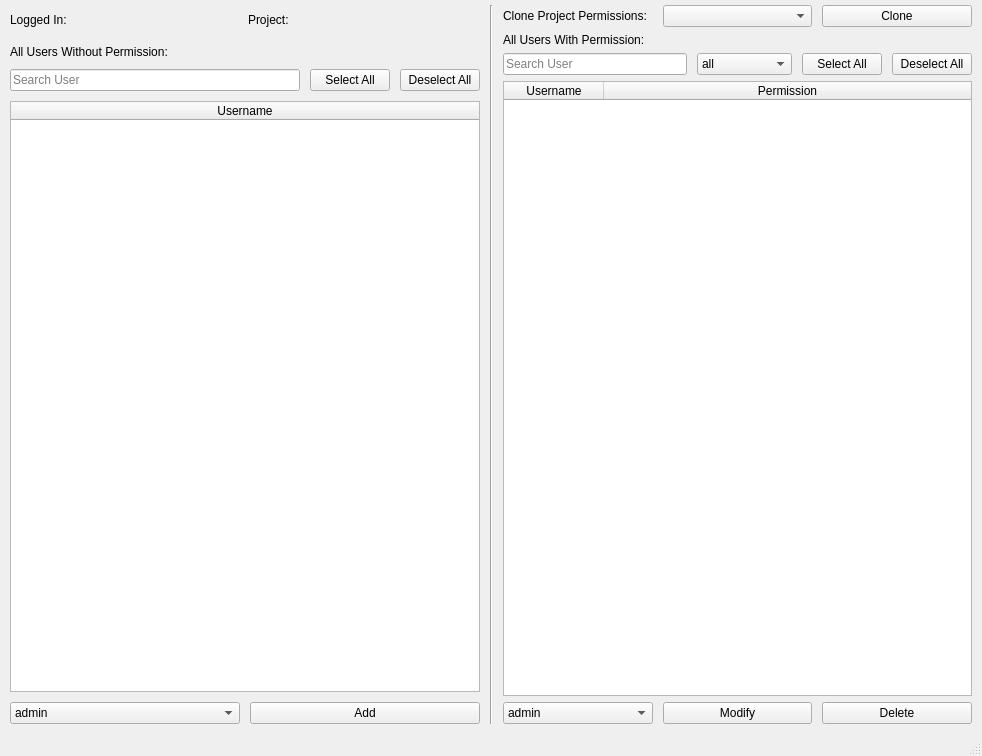
<?xml version="1.0" encoding="UTF-8"?>
<ui version="4.0">
 <class>MscolabAdminWindow</class>
 <widget class="QMainWindow" name="MscolabAdminWindow">
  <property name="geometry">
   <rect>
    <x>0</x>
    <y>0</y>
    <width>982</width>
    <height>756</height>
   </rect>
  </property>
  <property name="windowTitle">
   <string>Admin Window</string>
  </property>
  <widget class="QWidget" name="centralwidget">
   <layout class="QGridLayout" name="gridLayout">
    <property name="leftMargin">
     <number>10</number>
    </property>
    <property name="topMargin">
     <number>5</number>
    </property>
    <property name="rightMargin">
     <number>10</number>
    </property>
    <property name="bottomMargin">
     <number>10</number>
    </property>
    <item row="0" column="0">
     <layout class="QHBoxLayout" name="horizontalLayout_6">
      <property name="spacing">
       <number>10</number>
      </property>
      <property name="leftMargin">
       <number>0</number>
      </property>
      <item>
       <layout class="QVBoxLayout" name="verticalLayout">
        <item>
         <layout class="QHBoxLayout" name="horizontalLayout_7" stretch="0,0">
          <property name="spacing">
           <number>6</number>
          </property>
          <property name="sizeConstraint">
           <enum>QLayout::SetDefaultConstraint</enum>
          </property>
          <property name="leftMargin">
           <number>0</number>
          </property>
          <property name="topMargin">
           <number>8</number>
          </property>
          <property name="bottomMargin">
           <number>8</number>
          </property>
          <item>
           <widget class="QLabel" name="usernameLabel">
            <property name="text">
             <string>Logged In: </string>
            </property>
           </widget>
          </item>
          <item>
           <widget class="QLabel" name="operationNameLabel">
            <property name="text">
             <string>Project: </string>
            </property>
           </widget>
          </item>
         </layout>
        </item>
        <item>
         <widget class="QLabel" name="label">
          <property name="text">
           <string>All Users Without Permission:</string>
          </property>
         </widget>
        </item>
        <item>
         <layout class="QHBoxLayout" name="horizontalLayout_2">
          <property name="spacing">
           <number>10</number>
          </property>
          <item>
           <widget class="QLineEdit" name="addUsersSearch">
            <property name="placeholderText">
             <string>Search User</string>
            </property>
           </widget>
          </item>
          <item>
           <widget class="QPushButton" name="selectAllAddBtn">
            <property name="text">
             <string>Select All</string>
            </property>
           </widget>
          </item>
          <item>
           <widget class="QPushButton" name="deselectAllAddBtn">
            <property name="text">
             <string>Deselect All</string>
            </property>
           </widget>
          </item>
         </layout>
        </item>
        <item>
         <widget class="QTableWidget" name="addUsersTable">
          <property name="editTriggers">
           <set>QAbstractItemView::NoEditTriggers</set>
          </property>
          <property name="selectionMode">
           <enum>QAbstractItemView::MultiSelection</enum>
          </property>
          <property name="selectionBehavior">
           <enum>QAbstractItemView::SelectRows</enum>
          </property>
          <attribute name="horizontalHeaderStretchLastSection">
           <bool>true</bool>
          </attribute>
          <attribute name="verticalHeaderVisible">
           <bool>false</bool>
          </attribute>
          <column>
           <property name="text">
            <string>Username</string>
           </property>
          </column>
         </widget>
        </item>
        <item>
         <layout class="QHBoxLayout" name="horizontalLayout_3">
          <property name="spacing">
           <number>10</number>
          </property>
          <item>
           <widget class="QComboBox" name="addUsersPermission">
            <item>
             <property name="text">
              <string>admin</string>
             </property>
            </item>
            <item>
             <property name="text">
              <string>collaborator</string>
             </property>
            </item>
            <item>
             <property name="text">
              <string>viewer</string>
             </property>
            </item>
           </widget>
          </item>
          <item>
           <widget class="QPushButton" name="addUsersBtn">
            <property name="toolTip">
             <string>Add the selected users to the operation</string>
            </property>
            <property name="text">
             <string>Add</string>
            </property>
           </widget>
          </item>
         </layout>
        </item>
       </layout>
      </item>
      <item>
       <widget class="Line" name="line">
        <property name="orientation">
         <enum>Qt::Vertical</enum>
        </property>
       </widget>
      </item>
      <item>
       <layout class="QVBoxLayout" name="verticalLayout_2" stretch="0,0,0,0,0">
        <property name="spacing">
         <number>6</number>
        </property>
        <item>
         <layout class="QHBoxLayout" name="horizontalLayout_8">
          <property name="spacing">
           <number>10</number>
          </property>
          <item>
           <widget class="QLabel" name="label_3">
            <property name="text">
             <string>Clone Project Permissions:</string>
            </property>
           </widget>
          </item>
          <item>
           <widget class="QComboBox" name="importPermissionsCB"/>
          </item>
          <item>
           <widget class="QPushButton" name="importPermissionsBtn">
            <property name="toolTip">
             <string>Import permissions from another operation</string>
            </property>
            <property name="text">
             <string>Clone</string>
            </property>
           </widget>
          </item>
         </layout>
        </item>
        <item>
         <widget class="QLabel" name="label_2">
          <property name="text">
           <string>All Users With Permission:</string>
          </property>
         </widget>
        </item>
        <item>
         <layout class="QHBoxLayout" name="horizontalLayout_4" stretch="3,1,0,0">
          <property name="spacing">
           <number>10</number>
          </property>
          <item>
           <widget class="QLineEdit" name="modifyUsersSearch">
            <property name="sizePolicy">
             <sizepolicy hsizetype="Preferred" vsizetype="Fixed">
              <horstretch>0</horstretch>
              <verstretch>0</verstretch>
             </sizepolicy>
            </property>
            <property name="placeholderText">
             <string>Search User</string>
            </property>
           </widget>
          </item>
          <item>
           <widget class="QComboBox" name="modifyUsersPermissionFilter">
            <property name="sizePolicy">
             <sizepolicy hsizetype="Minimum" vsizetype="Fixed">
              <horstretch>0</horstretch>
              <verstretch>0</verstretch>
             </sizepolicy>
            </property>
            <item>
             <property name="text">
              <string>all</string>
             </property>
            </item>
            <item>
             <property name="text">
              <string>admin</string>
             </property>
            </item>
            <item>
             <property name="text">
              <string>collaborator</string>
             </property>
            </item>
            <item>
             <property name="text">
              <string>viewer</string>
             </property>
            </item>
           </widget>
          </item>
          <item>
           <widget class="QPushButton" name="selectAllModifyBtn">
            <property name="text">
             <string>Select All</string>
            </property>
           </widget>
          </item>
          <item>
           <widget class="QPushButton" name="deselectAllModifyBtn">
            <property name="text">
             <string>Deselect All</string>
            </property>
           </widget>
          </item>
         </layout>
        </item>
        <item>
         <widget class="QTableWidget" name="modifyUsersTable">
          <property name="editTriggers">
           <set>QAbstractItemView::NoEditTriggers</set>
          </property>
          <property name="selectionMode">
           <enum>QAbstractItemView::MultiSelection</enum>
          </property>
          <property name="selectionBehavior">
           <enum>QAbstractItemView::SelectRows</enum>
          </property>
          <attribute name="horizontalHeaderStretchLastSection">
           <bool>true</bool>
          </attribute>
          <attribute name="verticalHeaderVisible">
           <bool>false</bool>
          </attribute>
          <column>
           <property name="text">
            <string>Username</string>
           </property>
          </column>
          <column>
           <property name="text">
            <string>Permission</string>
           </property>
          </column>
         </widget>
        </item>
        <item>
         <layout class="QHBoxLayout" name="horizontalLayout_5">
          <property name="spacing">
           <number>10</number>
          </property>
          <item>
           <widget class="QComboBox" name="modifyUsersPermission">
            <item>
             <property name="text">
              <string>admin</string>
             </property>
            </item>
            <item>
             <property name="text">
              <string>collaborator</string>
             </property>
            </item>
            <item>
             <property name="text">
              <string>viewer</string>
             </property>
            </item>
           </widget>
          </item>
          <item>
           <widget class="QPushButton" name="modifyUsersBtn">
            <property name="toolTip">
             <string>Modify access permission of selected users</string>
            </property>
            <property name="text">
             <string>Modify</string>
            </property>
           </widget>
          </item>
          <item>
           <widget class="QPushButton" name="deleteUsersBtn">
            <property name="toolTip">
             <string>Delete access permission of selected users</string>
            </property>
            <property name="text">
             <string>Delete</string>
            </property>
           </widget>
          </item>
         </layout>
        </item>
       </layout>
      </item>
     </layout>
    </item>
   </layout>
  </widget>
  <widget class="QStatusBar" name="statusbar"/>
  <action name="actionCloseWindow">
   <property name="text">
    <string>actionCloseWindow</string>
   </property>
   <property name="shortcut">
    <string>Ctrl+W</string>
   </property>
  </action>
  <addaction name="actionCloseWindow"/>
 </widget>
 <resources/>
 <connections>
  <connection>
   <sender>actionCloseWindow</sender>
   <signal>triggered()</signal>
   <receiver>MscolabAdminWindow</receiver>
   <slot>close()</slot>
   <hints>
    <hint type="sourcelabel">
     <x>-1</x>
     <y>-1</y>
    </hint>
    <hint type="destinationlabel">
     <x>490</x>
     <y>377</y>
    </hint>
   </hints>
  </connection>
 </connections>
</ui>
